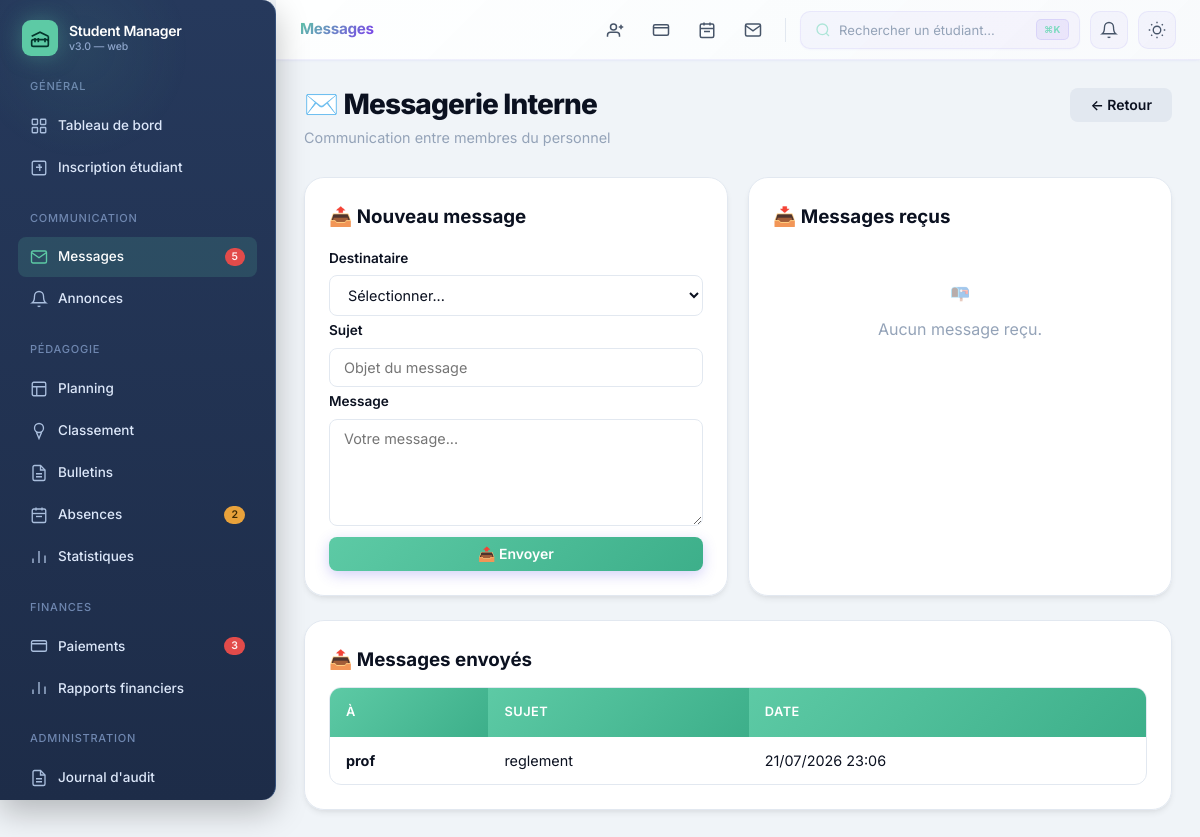
Page /messagerie/ (signed in) on the committed database.
### students/models.py (models this page shows, shortened)
class Message(models.Model):
    expediteur = models.ForeignKey(CustomUser, on_delete=models.CASCADE, related_name='messages_envoyes')
    destinataire = models.ForeignKey(CustomUser, on_delete=models.CASCADE, related_name='messages_recus')
    sujet = models.CharField(max_length=200)
    contenu = models.TextField()
    date_envoi = models.DateTimeField(default=timezone.now)
    lu = models.BooleanField(default=False)
    class Meta:
        ordering = ['-date_envoi']

class CustomUser(AbstractUser):
    ROLE_CHOICES = [
        ('Admin', 'Administrateur'),
        ('Secrétaire', 'Secrétaire'),
        ('Professeur', 'Professeur'),
    ]
    STATUS_CHOICES = [
        ('active', 'Actif'),
        ('inactive', 'Inactif'),
    ]
    THEME_CHOICES = [
        ('dark', 'Sombre'), ('light', 'Clair'), ('nature', 'Nature'),
        ('amethyst', 'Améthyste'), ('sunset', 'Sunset'), ('forest', 'Forêt'),
        ('sahara', 'Sahara'), ('coffee', 'Coffee'), ('ocean', 'Océan'),
        ('rose', 'Rose'), ('aurora', 'Aurora'), ('cobalt', 'Cobalt'),
        ('cyber', 'Cyber'), ('midnight_gold', 'Midnight Gold'),
    ]
    role = models.CharField(max_length=20, choices=ROLE_CHOICES, default='Professeur')
    theme = models.CharField(max_length=50, choices=THEME_CHOICES, default='dark')
    status = models.CharField(max_length=10, choices=STATUS_CHOICES, default='active')
    login_attempts = models.IntegerField(default=0, help_text="Tentatives de connexion échouées consécutives")
    locked_until = models.DateTimeField(blank=True, null=True, help_text="Verrouillage jusqu'à cette date")
    must_change_password = models.BooleanField(default=True, help_text="Forcer le changement de mot de passe à la prochaine connexion")
    password_changed_at = models.DateTimeField(blank=True, null=True)
    class Meta:
        permissions = [
            ("can_view_finances", "Peut voir les données financières"),
            ("can_manage_users", "Peut gérer les utilisateurs"),
            ("can_delete_student", "Peut supprimer des étudiants"),
            ("can_export_data", "Peut exporter les données"),
            ("can_view_logs", "Peut voir le journal d'audit"),
        ]

### students/views.py (the view, shortened to what this page needs)
# urls.py: path('messagerie/', views.messagerie_view, name='messagerie'),
@login_required
def messagerie_view(request):
    try:
        current_user = CustomUser.objects.get(username=request.user.username)
    except CustomUser.DoesNotExist:
        return redirect('index')
    messages_recus = Message.objects.filter(destinataire=current_user).order_by('-date_envoi')
    messages_envoyes = Message.objects.filter(expediteur=current_user).order_by('-date_envoi')
    non_lus = messages_recus.filter(lu=False).count()
    utilisateurs = CustomUser.objects.exclude(username=request.user.username).filter(status='active')
    return render(request, 'students/messagerie.html', {
        'messages_recus': messages_recus[:20],
        'messages_envoyes': messages_envoyes[:20],
        'non_lus': non_lus,
        'utilisateurs': utilisateurs,
    })

### students/context_processors.py (called while the page is built)
def notifications(request):
    if request.user.is_authenticated:
        try:
            current_user = CustomUser.objects.get(username=request.user.username)
            notifications_non_lues = Notification.objects.filter(
                destinataire=current_user, lu=False
            ).count()
        except CustomUser.DoesNotExist:
            notifications_non_lues = 0
    else:
        notifications_non_lues = 0
    return {
        'notifications_non_lues': notifications_non_lues,
    }

### templates/students/messagerie.html (shortened to what this page needs)
{% extends 'base.html' %}
{% block content %}
<div class="page-header">
  <div>
    <h1 class="page-title">✉️ Messagerie Interne</h1>
    <div class="page-subtitle">Communication entre membres du personnel</div>
  </div>
  <div class="action-row">
    <a class="btn btn-secondary" href="{% url 'index' %}">← Retour</a>
  </div>
</div>
<div class="dashboard-grid" style="grid-template-columns:minmax(0,1fr) minmax(0,1fr); gap:20px;">
  <div class="card">
    <h3>📤 Nouveau message</h3>
    <form method="post" style="margin-top:16px;">
      <div class="form-group">
        <label>Destinataire</label>
        <select name="destinataire" required>
          <option value="">Sélectionner...</option>
        </select>
      </div>
      <div class="form-group">
        <label>Sujet</label>
        <input type="text" name="sujet" required placeholder="Objet du message">
      </div>
      <div class="form-group">
        <label>Message</label>
        <textarea name="contenu" required rows="5" placeholder="Votre message..."></textarea>
      </div>
      <button class="btn btn-primary w-full" type="submit">📤 Envoyer</button>
    </form>
  </div>
  <div class="card">
    <h3>📥 Messages reçus</h3>
    {% if messages_recus %}
    <div style="margin-top:12px; display:flex; flex-direction:column; gap:8px;">
      {% for msg in messages_recus %}
      <a href="{% url 'lire_message' msg.id %}" style="text-decoration:none;">
        <div style="padding:12px; border-radius:8px; border:1px solid var(--border); background:{% if not msg.lu %}var(--info-light){% else %}var(--surface){% endif %}; transition:all 0.2s;">
          <div style="display:flex; justify-content:space-between; align-items:center;">
            <strong style="color:var(--text);">{{ msg.expediteur.username }}</strong>
            <small style="color:var(--muted);">{{ msg.date_envoi|date:"d/m/Y H:i" }}</small>
          </div>
          <div style="color:var(--text-secondary); font-size:0.85rem; margin-top:4px;">
            {% if not msg.lu %}<span class="pill pill-info" style="font-size:0.7rem; padding:2px 6px;">Nouveau</span>{% endif %}
            {{ msg.sujet }}
          </div>
        </div>
      </a>
      {% endfor %}
    </div>
    {% else %}
    <div class="empty-state"><div class="empty-icon">📭</div><p>Aucun message reçu.</p></div>
    {% endif %}
  </div>
</div>
<div class="card" style="margin-top:20px;">
  <h3>📤 Messages envoyés</h3>
  {% if messages_envoyes %}
  <div class="table-container" style="margin-top:12px;">
    <table>
      <thead><tr><th>À</th><th>Sujet</th><th>Date</th></tr></thead>
      <tbody>
        {% for msg in messages_envoyes %}
        <tr>
          <td><strong>{{ msg.destinataire.username }}</strong></td>
          <td>{{ msg.sujet }}</td>
          <td>{{ msg.date_envoi|date:"d/m/Y H:i" }}</td>
        </tr>
        {% endfor %}
      </tbody>
    </table>
  </div>
  {% else %}
  <div class="empty-state"><div class="empty-icon">📤</div><p>Aucun message envoyé.</p></div>
  {% endif %}
</div>
{% endblock %}

### rows in the picture
Message: destinataire.username "prof", sujet "reglement", date_envoi "21/07/2026 23:06"
